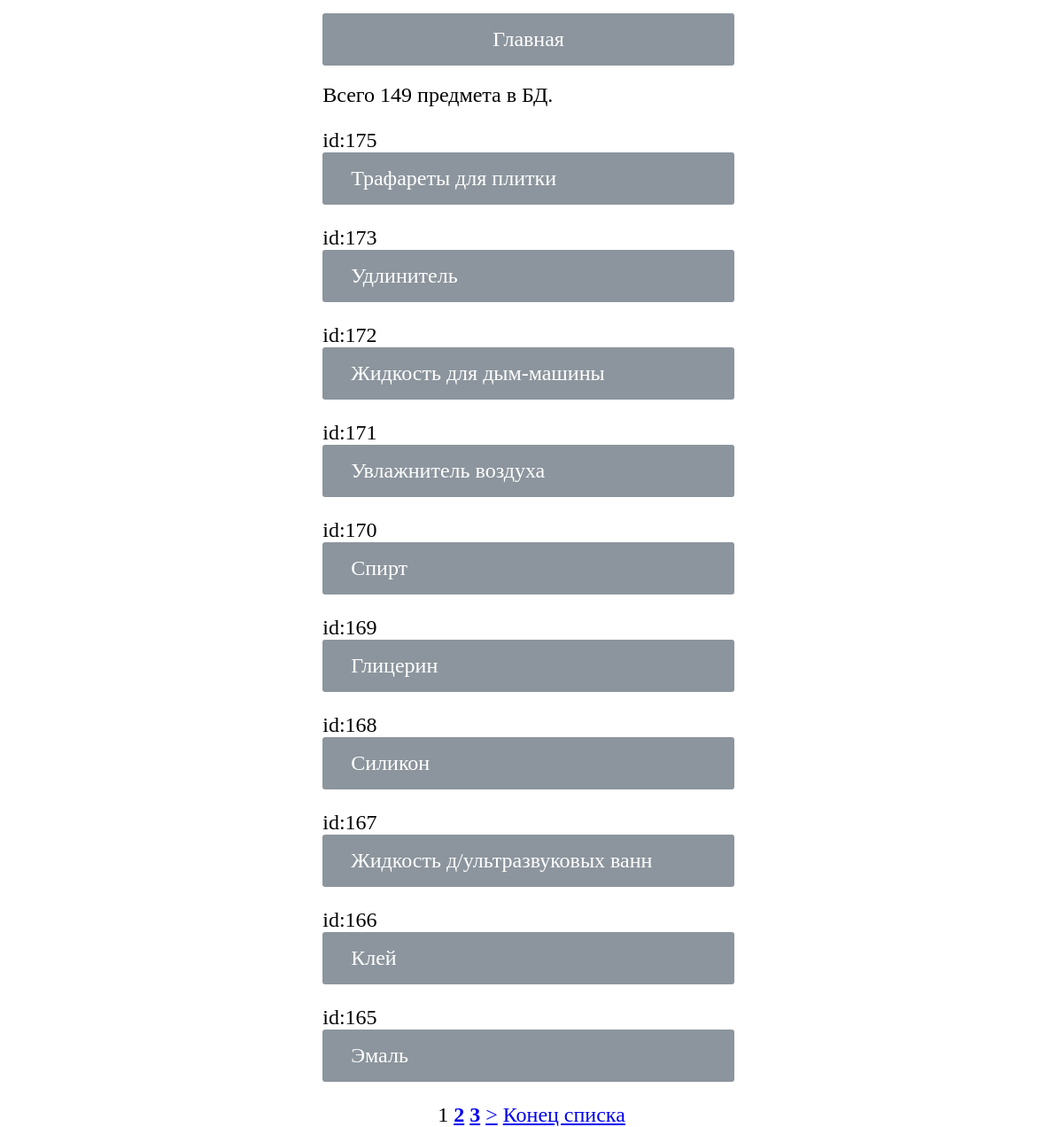
/inventory/item-list/, run on an earlier commit of the app's database.
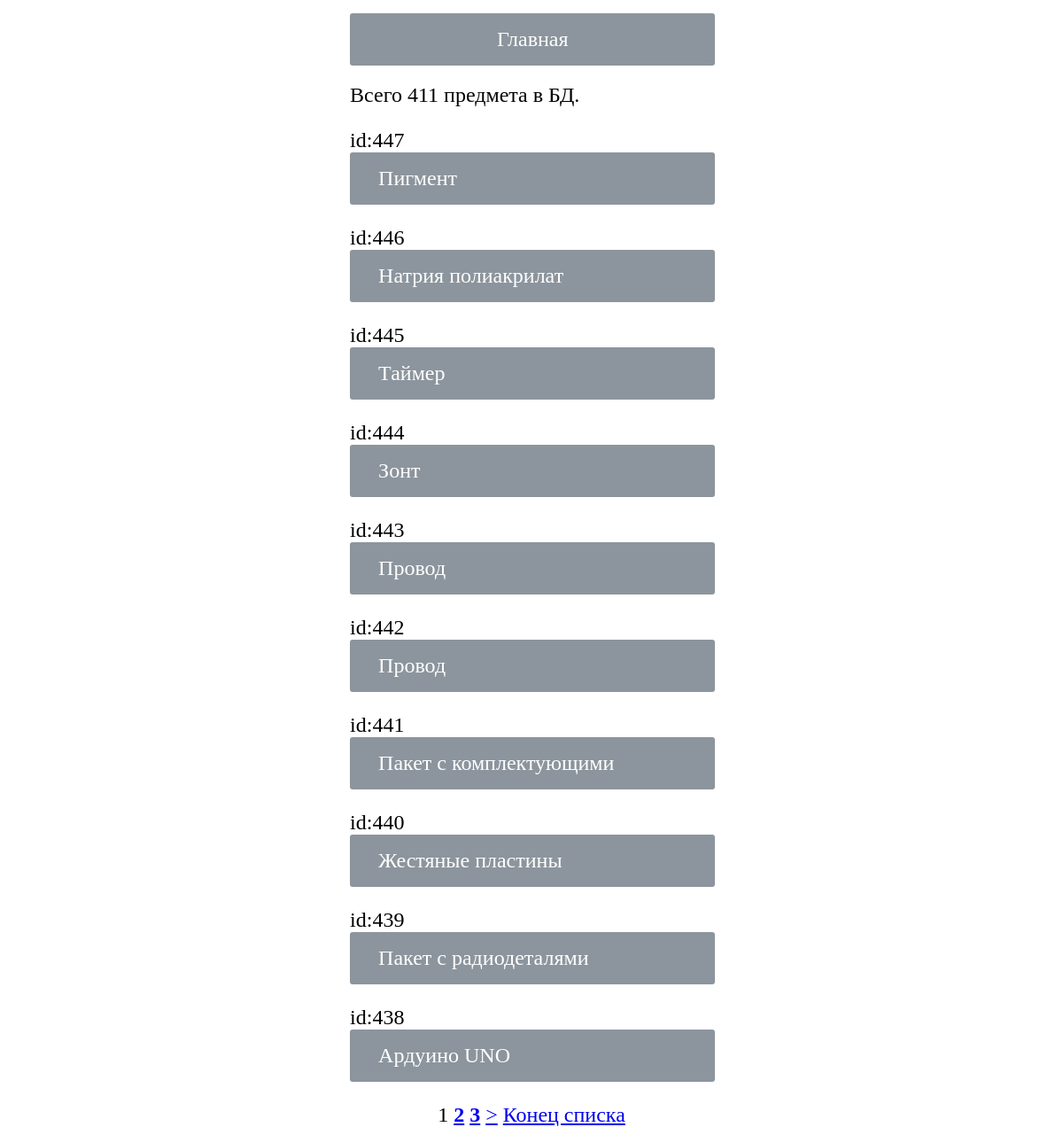
And on a later commit of the database.
### inventory_items/models.py (models this page shows, shortened)
class ItemModel(models.Model):
    name = models.CharField(max_length=30,
                            verbose_name="Название предмета",
                            blank=False)
    photo = models.ImageField(verbose_name="Фотография",
                              blank=True,
                              upload_to='uploads/%Y/%m/%d',
                              null=True,
                              default='uploads/default_item_image.png')
    details = models.TextField(verbose_name="Описание предмета")
    date_create = models.DateTimeField(verbose_name="Время добавления",
                                       auto_now_add=True)
    count = models.IntegerField(verbose_name="Количество/Объём",
                                blank=True,
                                default=1)
    STATUS_OF_ITEM = {
        "exist": "В наличии",
        "recycled": "Переработано",
        "thrown": "Выброшено"
    }
    status = models.CharField(max_length=15,
                              verbose_name="Статус",
                              blank=True,
                              null=False,
                              choices=STATUS_OF_ITEM,
                              default="exist")
    categories = models.ForeignKey(CategoryModel,
                                   verbose_name="Категория предмета",
                                   on_delete=models.PROTECT,
                                   blank=True,
                                   null=True,
                                   default=CategoryModel.get_last_cat_item)
    box = models.ForeignKey(BoxModel,
                            on_delete=models.PROTECT,
                            verbose_name="Упаковка",
                            blank=True,
                            null=True,
                            default=BoxModel.get_last_box_item)
    location = models.ForeignKey(LocationModel,
                                 verbose_name="Место/локация",
                                 on_delete=models.PROTECT,
                                 blank=True,
                                 null=True,
                                 default=LocationModel.get_last_location_item)
    class Meta:
        ordering = ['-id']

### inventory_items/views.py (the view)
class ItemListView(ListView):
    model = ItemModel
    template_name = 'inventory_items/item_list.html'
    paginate_by = PAGINATION_VAR
    def get_context_data(self, object_list=None, **kwargs):
        context = super().get_context_data(**kwargs)
        context['count_objects'] = ItemModel.objects.count()
        return context

### inventory_items/templates/inventory_items/item_list.html (shortened to what this page needs)
{% extends 'inventory_items/base.html' %}
{% block content %}
    Всего {{ count_objects }} предмета в БД.
    {% for item in object_list %}
        <p>
            id:{{ item.id }}
            <a class="link-btn" href="{% url 'inventory:item-details' pk=item.id %}">
                {% if item.name %}
                    {{ item.name }}
                {% elif item.number %}
                    {{ item.number }}
                {% else %}
                    НЕТ ДАННЫХ
                {% endif %}
            </a>
        </p>
    {% endfor %}
    <div class="pagination">
        {% for p_item in paginator.page_range %}
            {% if page_obj.number == p_item %}
                {{ p_item }}
            {% elif p_item >= page_obj.number|add:-2 and p_item <= page_obj.number|add:2 %}
                <a href="?page={{ p_item }}"><b>{{ p_item }}</b></a>
            {% endif %}
        {% endfor %}
        {% if page_obj.has_next %}
            <a href="?page={{ page_obj.next_page_number }}">&gt;</a>
            <a href="?page={{ paginator.page_range.stop|add:-1 }}">Конец
                списка</a>
        {% endif %}
    </div>
{% endblock content %}

What changed in the data, as far as the page shows it:
no longer on this page (row unchanged): ItemModel: id "175", name "Трафареты для плитки"
no longer on this page (row unchanged): ItemModel: id "173", name "Удлинитель"
no longer on this page (row unchanged): ItemModel: id "172", name "Жидкость для дым-машины"
no longer on this page (row unchanged): ItemModel: id "171", name "Увлажнитель воздуха"
no longer on this page (row unchanged): ItemModel: id "170", name "Спирт"
no longer on this page (row unchanged): ItemModel: id "169", name "Глицерин"
no longer on this page (row unchanged): ItemModel: id "168", name "Силикон"
no longer on this page (row unchanged): ItemModel: id "167", name "Жидкость д/ультразвуковых ванн"
no longer on this page (row unchanged): ItemModel: id "166", name "Клей"
no longer on this page (row unchanged): ItemModel: id "165", name "Эмаль"
added ItemModel: id "447", name "Пигмент"
added ItemModel: id "446", name "Натрия полиакрилат"
added ItemModel: id "445", name "Таймер"
added ItemModel: id "444", name "Зонт"
added ItemModel: id "443", name "Провод"
added ItemModel: id "442", name "Провод"
added ItemModel: id "441", name "Пакет с комплектующими"
added ItemModel: id "440", name "Жестяные пластины"
added ItemModel: id "439", name "Пакет с радиодеталями"
added ItemModel: id "438", name "Ардуино UNO"
Also different on the page:
{{ count_objects }}: "149" → "411"
